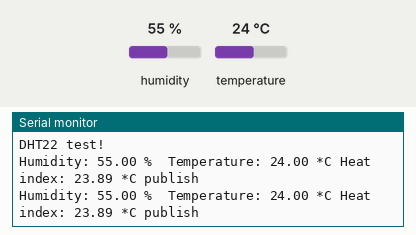
The sketch below on a simulated Arduino Uno, built with avr-gcc and run on an emulated ATmega328P. Parts: the last lines printed to the serial monitor. The inputs (shaded band) are chosen by the test bench; at power-on: humidity 55 %, temperature 24 °C. WiFi joins after 1.5 s; servers stay silent unless stated; no MQTT or app messages arrive unless stated.

Above: at 7.8 s.
7.9 s: humidity set to 22 %
At 13.0 s:
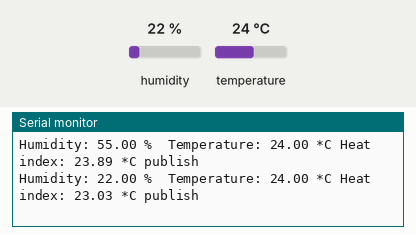
14.3 s: temperature set to 12 °C
At 17.7 s:
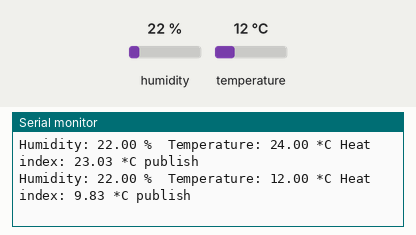
20.7 s: humidity set to 40 %
At 23.7 s:
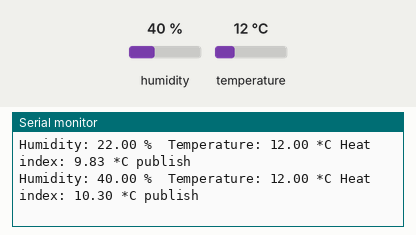
Timing chart, 0 to 25.2 s (numbered marks = the images above; inputs shaded):
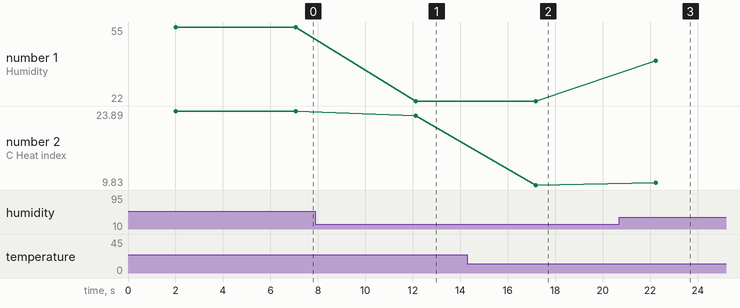

The sketch:

DHT22-Ethernet-Majordomo.ino
```cpp
// (licence header left out)
/*
  Скетч для вывода данных в монитор порта с датчика DHT22 и отправки их по MQTT в брокер и MajorDoMo.
*/


#include "DHT.h"
#include <SPI.h>                 // Библиотека SPI шины
#include <UIPEthernet.h>          // Ethernet библиотека
#include <PubSubClient.h>        // Библиотека MQTT

#define DHTPIN 3     // what digital pin we're connected to

const int ledPin = 13;
int sensorValue = 0; // Объявляем переменную для хранения значений с датчика DHT22 и задаем ее начальное значение 0


// Задаём mac и ip адреса в Локальной сети
byte mac[]    = { 0xDE, 0xED, 0xDE, 0xFE, 0xFE, 0xED };
IPAddress ip{192, 168, 0, 179};      //ip Адрес Ethernet Shild'a Arduino
IPAddress server{34,251,42,52};  //ip Адрес для MQTT Брокера

// Шапка Функции Callback (обратный вызов)
void callback(char* topic, byte* payload, unsigned int length);

EthernetClient ethClient;                                 //Инициализируем Ethernet клиент
PubSubClient client(server, 13977, callback, ethClient);   //Инициализируем MQTT клиент


// Функция Callback
void callback(char* topic, byte* payload, unsigned int length)
{
  // Выделяем необходимое кол-во памяти для копии payload
  byte* p = (byte*)malloc(length);
  // Копирование payload в новый буфер
  memcpy(p, payload, length);
  client.publish("data/dht22", p, length);
  // Освобождаем память
  free(p);
}

// Uncomment whatever type you're using!
//#define DHTTYPE DHT11   // DHT 11
#define DHTTYPE DHT22   // DHT 22  (AM2302), AM2321
//#define DHTTYPE DHT21   // DHT 21 (AM2301)

// Connect pin 1 (on the left) of the sensor to +5V
// NOTE: If using a board with 3.3V logic like an Arduino Due connect pin 1
// to 3.3V instead of 5V!
// Connect pin 2 of the sensor to whatever your DHTPIN is
// Connect pin 4 (on the right) of the sensor to GROUND
// Connect a 10K resistor from pin 2 (data) to pin 1 (power) of the sensor

// Initialize DHT sensor.
// Note that older versions of this library took an optional third parameter to
// tweak the timings for faster processors.  This parameter is no longer needed
// as the current DHT reading algorithm adjusts itself to work on faster procs.
DHT dht(DHTPIN, DHTTYPE);

void setup() {
  Serial.begin(9600);
  Serial.println("DHT22 test!");
  Ethernet.begin(mac, ip);        // Инициализируем mac, ip
  dht.begin();
}

void loop() {
  digitalWrite(ledPin, HIGH); // то включаем светодиод.
  // Wait a few seconds between measurements.
  delay(2000);

  // Reading temperature or humidity takes about 250 milliseconds!
  // Sensor readings may also be up to 2 seconds 'old' (its a very slow sensor)
  float h = dht.readHumidity();
  // Read temperature as Celsius (the default)
  float t = dht.readTemperature();
  // Read temperature as Fahrenheit (isFahrenheit = true)
  //float f = dht.readTemperature(true);

  // Check if any reads failed and exit early (to try again).
  if (isnan(h) || isnan(t)) {
    Serial.println("Failed to read from DHT sensor!");
    return;
  }

  // Compute heat index in Fahrenheit (the default)
  //float hif = dht.computeHeatIndex(f, h);
  // Compute heat index in Celsius (isFahreheit = false)
  float hic = dht.computeHeatIndex(t, h, false);

  Serial.print("Humidity: ");
  Serial.print(h);
  Serial.print(" %\t");
  Serial.print("Temperature: ");
  Serial.print(t);
  Serial.print(" *C ");
  //Serial.print(f);
  //Serial.print(" *F\t");
  Serial.print("Heat index: ");
  Serial.print(hic);
  Serial.print(" *C ");
  //Serial.print(hif);
  //Serial.println(" *F");

    if (client.connect("DHT22Client", "login", "password"))
  {
      // Преобразуем переменные для отправки в MQTT в Брокер
      static char char_dht22h[10];      // Переменная для перевода из int в char
      static char char_dht22t[10];      // Переменная для перевода из int в char
      dtostrf(h, 3, 0, char_dht22h);    // Перевод из int в char
      dtostrf(t, 3, 0, char_dht22t);    // Перевод из int в char
      //Отправка данных по MQTT в Брокер
        Serial.println("publish");
      client.publish("data/dht22h", char_dht22h); //отправляем в Брокер значения
      client.publish("data/dht22t", char_dht22t); //отправляем в Брокер значения
      delay(3000);              // Отправка данных в Брокер раз в 3 секунд
      client.disconnect();      // Отключиться
  }
  else {  Serial.println("disconect");}
}
```

Measured:
- after the input at 7.9 s, the serial monitor: prints a new line after 4.2 s (image 1)
- after the input at 14.3 s, the serial monitor: prints a new line after 2.9 s (image 2)
- after the input at 20.7 s, the serial monitor: prints a new line after 1.5 s (image 3)
- plotted number 1: 55 → 22 after the input at 7.9 s, 22 → 40 after the input at 20.7 s
- plotted number 2: 23.89 → 23.03 after the input at 7.9 s, 23.03 → 9.83 after the input at 14.3 s, 9.83 → 10.3 after the input at 20.7 s
